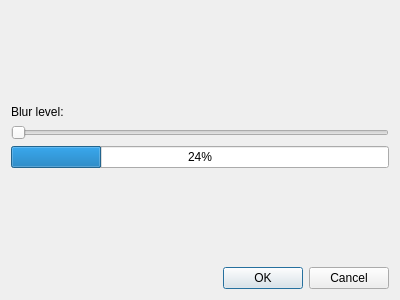
<?xml version="1.0" encoding="UTF-8"?>
<ui version="4.0">
 <class>BlurDialog</class>
 <widget class="QDialog" name="BlurDialog">
  <property name="geometry">
   <rect>
    <x>0</x>
    <y>0</y>
    <width>400</width>
    <height>300</height>
   </rect>
  </property>
  <property name="windowTitle">
   <string>Blur Level Configuration</string>
  </property>
  <layout class="QVBoxLayout" name="verticalLayout_4">
   <item>
    <spacer name="verticalSpacer_2">
     <property name="orientation">
      <enum>Qt::Vertical</enum>
     </property>
     <property name="sizeHint" stdset="0">
      <size>
       <width>20</width>
       <height>81</height>
      </size>
     </property>
    </spacer>
   </item>
   <item>
    <widget class="QSplitter" name="splitter_4">
     <property name="orientation">
      <enum>Qt::Horizontal</enum>
     </property>
     <widget class="QSplitter" name="splitter">
      <property name="orientation">
       <enum>Qt::Vertical</enum>
      </property>
      <widget class="QSplitter" name="splitter_2">
       <property name="orientation">
        <enum>Qt::Vertical</enum>
       </property>
       <widget class="QSplitter" name="splitter_3">
        <property name="orientation">
         <enum>Qt::Vertical</enum>
        </property>
        <widget class="QWidget" name="">
         <layout class="QVBoxLayout" name="verticalLayout_3">
          <item>
           <widget class="QLabel" name="label">
            <property name="text">
             <string>Blur level:</string>
            </property>
           </widget>
          </item>
          <item>
           <layout class="QVBoxLayout" name="verticalLayout_2">
            <item>
             <layout class="QVBoxLayout" name="verticalLayout">
              <item>
               <widget class="QSlider" name="blurSlider">
                <property name="orientation">
                 <enum>Qt::Horizontal</enum>
                </property>
               </widget>
              </item>
              <item>
               <widget class="QProgressBar" name="progressBar">
                <property name="value">
                 <number>24</number>
                </property>
               </widget>
              </item>
             </layout>
            </item>
           </layout>
          </item>
         </layout>
        </widget>
       </widget>
      </widget>
     </widget>
    </widget>
   </item>
   <item>
    <spacer name="verticalSpacer">
     <property name="orientation">
      <enum>Qt::Vertical</enum>
     </property>
     <property name="sizeHint" stdset="0">
      <size>
       <width>20</width>
       <height>80</height>
      </size>
     </property>
    </spacer>
   </item>
   <item>
    <widget class="QDialogButtonBox" name="buttonBox">
     <property name="orientation">
      <enum>Qt::Horizontal</enum>
     </property>
     <property name="standardButtons">
      <set>QDialogButtonBox::Cancel|QDialogButtonBox::Ok</set>
     </property>
    </widget>
   </item>
  </layout>
 </widget>
 <resources/>
 <connections>
  <connection>
   <sender>buttonBox</sender>
   <signal>accepted()</signal>
   <receiver>BlurDialog</receiver>
   <slot>accept()</slot>
   <hints>
    <hint type="sourcelabel">
     <x>248</x>
     <y>254</y>
    </hint>
    <hint type="destinationlabel">
     <x>157</x>
     <y>274</y>
    </hint>
   </hints>
  </connection>
  <connection>
   <sender>buttonBox</sender>
   <signal>rejected()</signal>
   <receiver>BlurDialog</receiver>
   <slot>reject()</slot>
   <hints>
    <hint type="sourcelabel">
     <x>316</x>
     <y>260</y>
    </hint>
    <hint type="destinationlabel">
     <x>286</x>
     <y>274</y>
    </hint>
   </hints>
  </connection>
  <connection>
   <sender>blurSlider</sender>
   <signal>valueChanged(int)</signal>
   <receiver>progressBar</receiver>
   <slot>setValue(int)</slot>
   <hints>
    <hint type="sourcelabel">
     <x>136</x>
     <y>131</y>
    </hint>
    <hint type="destinationlabel">
     <x>168</x>
     <y>157</y>
    </hint>
   </hints>
  </connection>
 </connections>
</ui>
